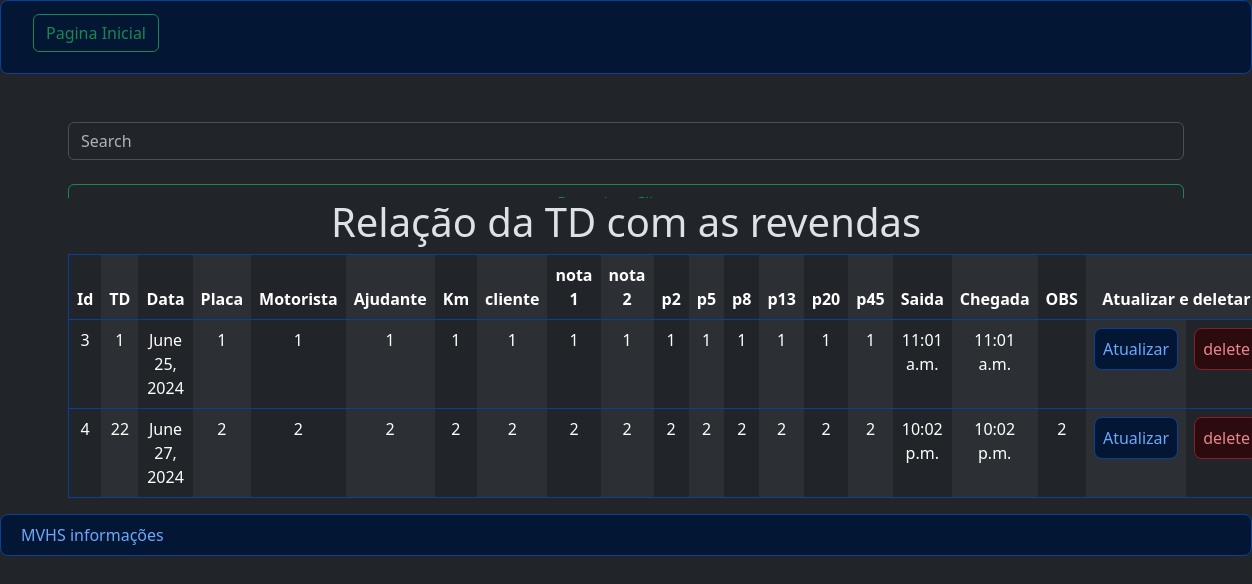
The page /pes/ on the database its author committed.
### app/models.py (models this page shows, shortened)
class tab_td(models.Model):
    data = models.DateField(auto_now_add=True,blank=True, null=True)
    placa = models.CharField(max_length=8, blank=True, null=True)
    motorista = models.CharField(max_length=30, blank=True, null=True)
    ajudante = models.CharField(max_length=30, blank=True, null=True)
    td = models.IntegerField(blank=True, null=True)
    km = models.IntegerField(default=0,blank=True, null=True)
    cliente = models.CharField(max_length=30,blank=True, null=True)
    nota_1 = models.IntegerField(default=0,blank=True, null=True)
    nota_2 = models.IntegerField(default=0,blank=True, null=True)
    p2 = models.IntegerField(default=0,blank=True, null=True)
    p5 = models.IntegerField(default=0,blank=True, null=True)
    p8 = models.IntegerField(default=0,blank=True, null=True)
    p13 = models.IntegerField(default=0,blank=True, null=True)
    p20 = models.IntegerField(default=0,blank=True, null=True)
    p45 = models.IntegerField(default=0,blank=True, null=True)
    entrada = models.TimeField(blank=True, null=True)
    saida = models.TimeField(blank=True, null=True)
    OBS = models.CharField(max_length=254, blank=True, null=True)

### app/views.py (the view)
# urls.py: path('pes/',pesq,name='pesq'),
def pesq(request):
    if 'q' in request.GET:
        q = request.GET['q']
        mem  = tab_td.objects.filter(td__icontains=q)
        mem  = tab_td.objects.filter(td=q)
        print(mem )
    else:
        mem  =tab_td.objects.all()
    context = {
        'mem' :mem
    }
    return render(request, 'pes.html',context)

### app/templates/pes.html (shortened to what this page needs)
{% extends "base.html" %}
{% block conteudo%}
<form class="form-inline my-2 my-lg-0"><br>
    <div class='container-md'>
            <div class="navbar-nav me-auto my-2 my-lg-0 navbar-nav-scroll" style="--bs-scroll-height: 100px;"  >
            <br>
            <input class="form-control mr-sm-2" name="q" type="text" placeholder="Search" aria-label="Search">
            <br>
            <button class="btn btn-outline-success my-2 my-sm-0" type="submit">Pesquisar Clientes</button>
            <br>
            </div>
    </div>
</form>
    <div class='container text-center'>
        <div class="row">
            <div class="col">
                <h1>  Relação da TD com as revendas<h1>
            </div>
            <div class="col">
                <table id="customers" border="1" class='table table-dark table-striped-columns p-2 text-primary-emphasis bg-primary-subtle border border-primary-subtle rounded-3'>
                    <thead>
                        <th>Id</th>
                        <th>TD</th>
                        <th>Data</th>
                        <th>Placa</th>
                        <th>Motorista</th>
                        <th>Ajudante</th>
                        <th>Km</th>
                        <th>cliente</th>
                        <th>nota 1</th>
                        <th>nota 2</th>
                        <th>p2</th>
                        <th>p5</th>
                        <th>p8</th>
                        <th>p13</th>
                        <th>p20</th>
                        <th>p45</th>
                        <th>Saida</th>
                        <th>Chegada</th>
                        <th>OBS</th>
                        <th colspan="2" id="mid">Atualizar e deletar</th>
                    </thead>
                    {% for tab_td in mem %}
                    <tr>
                        <td>{{tab_td.id}}</td>
                        <td>{{tab_td.td}}</td>
                        <td>{{tab_td.data}}</td>
                        <td>{{tab_td.placa}}</td>
                        <td>{{tab_td.motorista}}</td>
                        <td>{{tab_td.ajudante}}</td>
                        <td>{{tab_td.km}}</td>
                        <td>{{tab_td.cliente}}</td>
                        <td>{{tab_td.nota_1}}</td>
                        <td>{{tab_td.nota_2}}</td>
                        <td>{{tab_td.p2}}</td>
                        <td>{{tab_td.p5}}</td>
                        <td>{{tab_td.p8}}</td>
                        <td>{{tab_td.p13}}</td>
                        <td>{{tab_td.p20}}</td>
                        <td>{{tab_td.p45}}</td>
                        <td>{{tab_td.saida}}</td>
                        <td>{{tab_td.entrada}}</td>
                        <td>{{tab_td.OBS}}</td>
                        <td>
                            <a href="update/{{tab_td.id}}"><button id="up"class="p-2 text-primary-emphasis bg-primary-subtle border border-primary-subtle rounded-3">Atualizar</button></a>
                        </td>
                        <td>
                            <a href="delete/{{tab_td.id}}"><button id="del"class="p-2 text-danger-emphasis bg-danger-subtle border border-danger-subtle rounded-3">delete</button></a>
                        </td>
                    </tr>
                    {% endfor %}
                </table>
            </div>
        </div>
    </div>
{% endblock conteudo%}

### app/templates/base.html (shortened to what this page needs)
<!doctype html>
<html lang="pt-br">
  <head>
    <link href="https://cdn.jsdelivr.net/npm/bootstrap@5.3.3/dist/css/bootstrap.min.css" rel="stylesheet">
  </head>
  <body  data-bs-theme="dark" >
    <nav class="navbar bg-dark border-bottom border-body p-2 text-primary-emphasis bg-primary-subtle border border-primary-subtle rounded-3" data-bs-theme="dark">
        <div class="container-fluid"style='text-align: center;'>
            <span class="navbar-brand mb-0 h1">
                <div class="container text-center">
                <a href="{%url 'entrar'%}"><h1 class="btn btn-outline-success"> Pagina Inicial</h1></a></span>
                </div>
    </nav>
    {% block conteudo %}
    {% endblock conteudo %}
    <nav class="alert alert-dark p-2 text-primary-emphasis bg-primary-subtle border border-primary-subtle rounded-3"data-bs-theme="dark">
      <div class="container-fluid">
        <span class="navbar-text">
         MVHS  informações
        </span>
      </div>
    </nav>
  </body>
</html>

### rows shown on the page
tab_td: id "3", td "1", data "June 25, 2024", placa "1", motorista "1", ajudante "1", km "1", cliente "1", nota_1 "1", nota_2 "1", p2 "1", p5 "1", p8 "1", p13 "1", p20 "1", p45 "1", saida "11:01 a.m.", entrada "11:01 a.m."
tab_td: id "4", td "22", data "June 27, 2024", placa "2", motorista "2", ajudante "2", km "2", cliente "2", nota_1 "2", nota_2 "2", p2 "2", p5 "2", p8 "2", p13 "2", p20 "2", p45 "2", saida "10:02 p.m.", entrada "10:02 p.m.", OBS "2"
